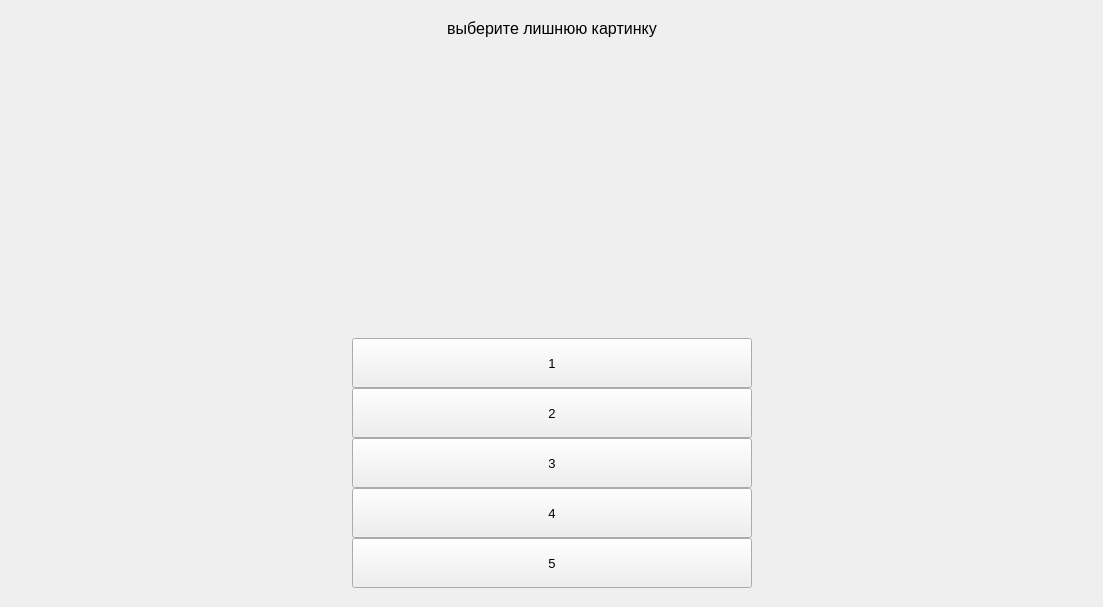
      <widget class="QWidget" name="page_20">
       <layout class="QGridLayout" name="gridLayout_39">
        <item row="0" column="0">
         <widget class="QWidget" name="widget_20" native="true">
          <layout class="QGridLayout" name="gridLayout_40">
           <property name="leftMargin">
            <number>0</number>
           </property>
           <property name="topMargin">
            <number>0</number>
           </property>
           <property name="rightMargin">
            <number>0</number>
           </property>
           <property name="bottomMargin">
            <number>0</number>
           </property>
           <property name="spacing">
            <number>0</number>
           </property>
           <item row="0" column="1">
            <spacer name="verticalSpacer_47">
             <property name="orientation">
              <enum>Qt::Vertical</enum>
             </property>
             <property name="sizeHint" stdset="0">
              <size>
               <width>20</width>
               <height>8</height>
              </size>
             </property>
            </spacer>
           </item>
           <item row="1" column="1" colspan="2">
            <widget class="QLabel" name="label_35">
             <property name="font">
              <font>
               <pointsize>12</pointsize>
              </font>
             </property>
             <property name="text">
              <string>выберите лишнюю картинку</string>
             </property>
             <property name="alignment">
              <set>Qt::AlignCenter</set>
             </property>
            </widget>
           </item>
           <item row="2" column="0">
            <spacer name="horizontalSpacer_39">
             <property name="orientation">
              <enum>Qt::Horizontal</enum>
             </property>
             <property name="sizeHint" stdset="0">
              <size>
               <width>341</width>
               <height>20</height>
              </size>
             </property>
            </spacer>
           </item>
           <item row="2" column="1" colspan="2">
            <widget class="QLabel" name="label_34">
             <property name="minimumSize">
              <size>
               <width>400</width>
               <height>300</height>
              </size>
             </property>
             <property name="styleSheet">
              <string notr="true">image: url(:/newPrefix13/Vopros-24.jpeg);</string>
             </property>
             <property name="text">
              <string/>
             </property>
            </widget>
           </item>
           <item row="2" column="3">
            <spacer name="horizontalSpacer_40">
             <property name="orientation">
              <enum>Qt::Horizontal</enum>
             </property>
             <property name="sizeHint" stdset="0">
              <size>
               <width>340</width>
               <height>20</height>
              </size>
             </property>
            </spacer>
           </item>
           <item row="3" column="1" colspan="2">
            <widget class="QPushButton" name="pushButton_69">
             <property name="minimumSize">
              <size>
               <width>0</width>
               <height>50</height>
              </size>
             </property>
             <property name="font">
              <font>
               <pointsize>10</pointsize>
              </font>
             </property>
             <property name="text">
              <string>1</string>
             </property>
            </widget>
           </item>
           <item row="4" column="1" colspan="2">
            <widget class="QPushButton" name="pushButton_70">
             <property name="minimumSize">
              <size>
               <width>0</width>
               <height>50</height>
              </size>
             </property>
             <property name="font">
              <font>
               <pointsize>10</pointsize>
              </font>
             </property>
             <property name="text">
              <string>2</string>
             </property>
            </widget>
           </item>
           <item row="5" column="1" colspan="2">
            <widget class="QPushButton" name="pushButton_71">
             <property name="minimumSize">
              <size>
               <width>0</width>
               <height>50</height>
              </size>
             </property>
             <property name="font">
              <font>
               <pointsize>10</pointsize>
              </font>
             </property>
             <property name="text">
              <string>3</string>
             </property>
            </widget>
           </item>
           <item row="6" column="1" colspan="2">
            <widget class="QPushButton" name="pushButton_72">
             <property name="minimumSize">
              <size>
               <width>0</width>
               <height>50</height>
              </size>
             </property>
             <property name="font">
              <font>
               <pointsize>10</pointsize>
              </font>
             </property>
             <property name="text">
              <string>4</string>
             </property>
            </widget>
           </item>
           <item row="7" column="1" colspan="2">
            <widget class="QPushButton" name="pushButton_73">
             <property name="minimumSize">
              <size>
               <width>0</width>
               <height>50</height>
              </size>
             </property>
             <property name="font">
              <font>
               <pointsize>10</pointsize>
              </font>
             </property>
             <property name="text">
              <string>5</string>
             </property>
            </widget>
           </item>
           <item row="8" column="2">
            <spacer name="verticalSpacer_48">
             <property name="orientation">
              <enum>Qt::Vertical</enum>
             </property>
             <property name="sizeHint" stdset="0">
              <size>
               <width>20</width>
               <height>8</height>
              </size>
             </property>
            </spacer>
           </item>
          </layout>
         </widget>
        </item>
       </layout>
      </widget>
